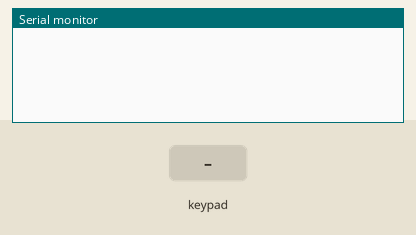
Bench run of a sketch on a simulated Arduino Uno, built with avr-gcc and run on an emulated ATmega328P. Parts: the last lines printed to the serial monitor. Wiring (inferred from the names in the program): 4×4 keypad with keys 1 2 3 A 4 5 6 B 7 8 9 C * 0 # D: rows pin 2, pin 3, pin 4, pin 5; columns pin 6, pin 7, pin 8, pin 9. Inputs (shaded band) come from the test bench.

Above: at 1.2 s.
1.3 s: key '1' pressed
At 2.4 s:
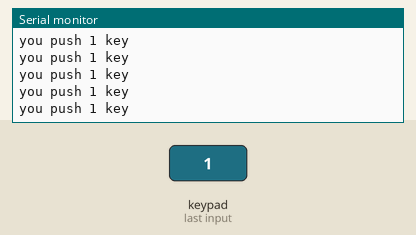
2.8 s: keypad keys 2 3 4 5 # pressed 0.4 s apart
At 5.9 s:
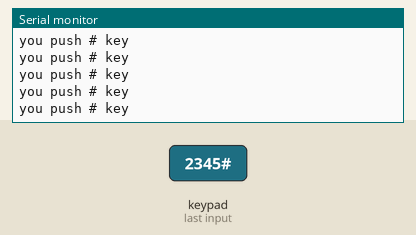
6.3 s: key 'A' pressed
At 7.4 s:
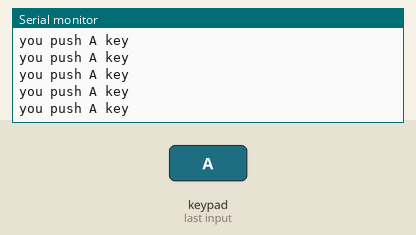
7.8 s: keypad keys 2 3 4 5 * pressed 0.4 s apart
At 10.9 s:
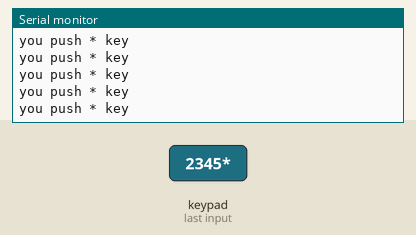
11.3 s: key 'B' pressed
At 12.4 s:
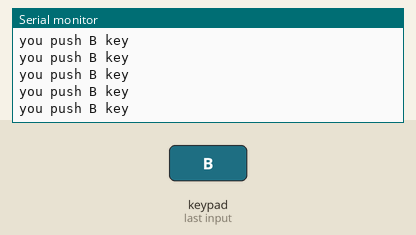
12.8 s: keypad keys 2 3 4 5 D pressed 0.4 s apart
At 15.9 s:
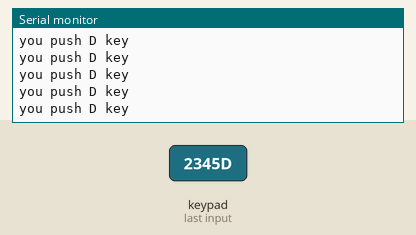
Timing chart, 0 to 17.3 s (numbered marks = the images above; inputs shaded):
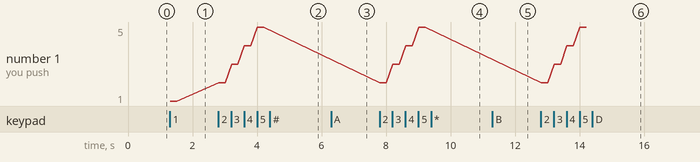

The sketch:

22_09_26_1.ino
```cpp
#include <Servo.h>

// data sheet
// upload는 ctrl + u

// 열의 수를 설정
const int numRows = 4;
// 행의 수를 설정
const int numCols = 4;

// 열과 행에 대하여 문자를 할당한다
char keys[numRows][numCols]={
  {'1','2','3','A'},
  {'4','5','6','B'},
  {'7','8','9','C'},
  {'*','0','#','D'}};

int rowPins[] = {2,3,4,5};
int colPins[] = {6,7,8,9};

void setup() {
 // 열을 입력 풀업 모드로 설정한다.
 for(int i = 0; i < numRows; i++){
  pinMode(rowPins[i], INPUT_PULLUP);
 }

 // 행을 출력 모드로 설정한다. 초기값을 HIGH로 설정한다.
 for(int i = 0; i < numCols; i++){
  pinMode(colPins[i], OUTPUT);
  digitalWrite(colPins[i], HIGH);
 }

 // 시리얼 통신을 설정한다.
 Serial.begin(9600);
}


void loop() {
  // key 변수에 키패드 입력 값을 읽어서 저장한다
  char key = keypadRead();

  // key 변수가 0일때는 입력이 없는 것이고
  // 그 외의 값에서는 입력이 발생한 것이다.
  if (key != 0){
    // 메세지와 눌린 키를 출력한다
    Serial.print("you push ");
    Serial.print(key);
    Serial.println(" key");
  };
}


char keypadRead(){

  char key = 0;

  for(int i = 0; i < numCols; i++){
    // 행 중에 하나를 LOW로 설정한다.
    digitalWrite(colPins[i], LOW);

    // 열을 하나씩 바꿔가면서 값을 읽는다.
    for(int j = 0; j < numRows; j++){
      // 열의 입력이 LOW일 때 키 입력이 발생한 것이다.
      if(digitalRead(rowPins[j]) ==LOW){
        delay(10); // 바운싱 방지를 위해 10ms 대기한다.

       // 키를 놓을 때 까지 기다린다.
       while(digitalRead(rowPins[j] == LOW));

       // keys 상수에서 위치에 맞는 값을 가져온다.
       key = keys[j][i];
      };
    }
    // LOW로 설정했던 행을 다시 HIGH로 설정한다.
    digitalWrite(colPins[i], HIGH);
  }
  return key;
}
```

Measured:
- after the input at 1.3 s, the serial monitor: prints a new line at once (image 1)
- after the input at 2.8 s, the serial monitor: prints a new line at once (image 2)
- after the input at 6.3 s, the serial monitor: prints a new line at once (image 3)
- after the input at 7.8 s, the serial monitor: prints a new line at once (image 4)
- after the input at 11.3 s, the serial monitor: prints a new line at once (image 5)
- after the input at 12.8 s, the serial monitor: prints a new line at once (image 6)
- plotted number 1: 1 → 5 after the input at 2.8 s
